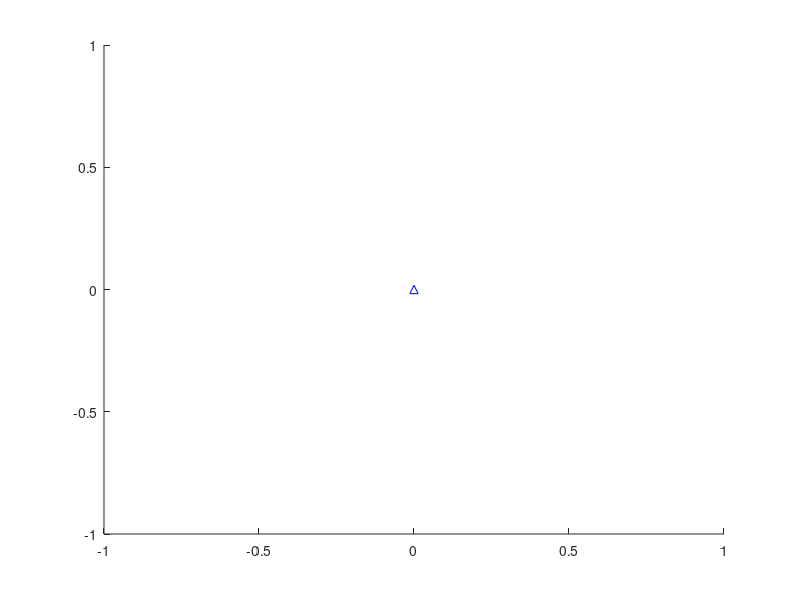

The MATLAB script that drew this image: (Note: this script raises an error after producing the figure.)
figure_main = figure('Name','Deformation','OuterPosition',[10 195 600 350]);
hold on;
timeA = 350;
plot(0,0,'^','Color','blue','HandleVisibility','on','DisplayName',"Elastic Compression");
for iit = 1:i_max
    if isempty(b{iit}) == 0
        timeA = timeA + b{iit}.t_f_i;
    end
    for jit = 1:71
        if isempty(s{iit,jit}) == 0
            timeA = timeA + T;
            plot((timeA),vpa(s{iit,jit}.D_ij),'^','Color','blue','HandleVisibility','off');
        end
    end
end

grid minor;
xlim([350+22, double(timeA+T)]);
xlabel('Time elapsed (s)');
ylabel('Elastic Compression (m)');
hold off;